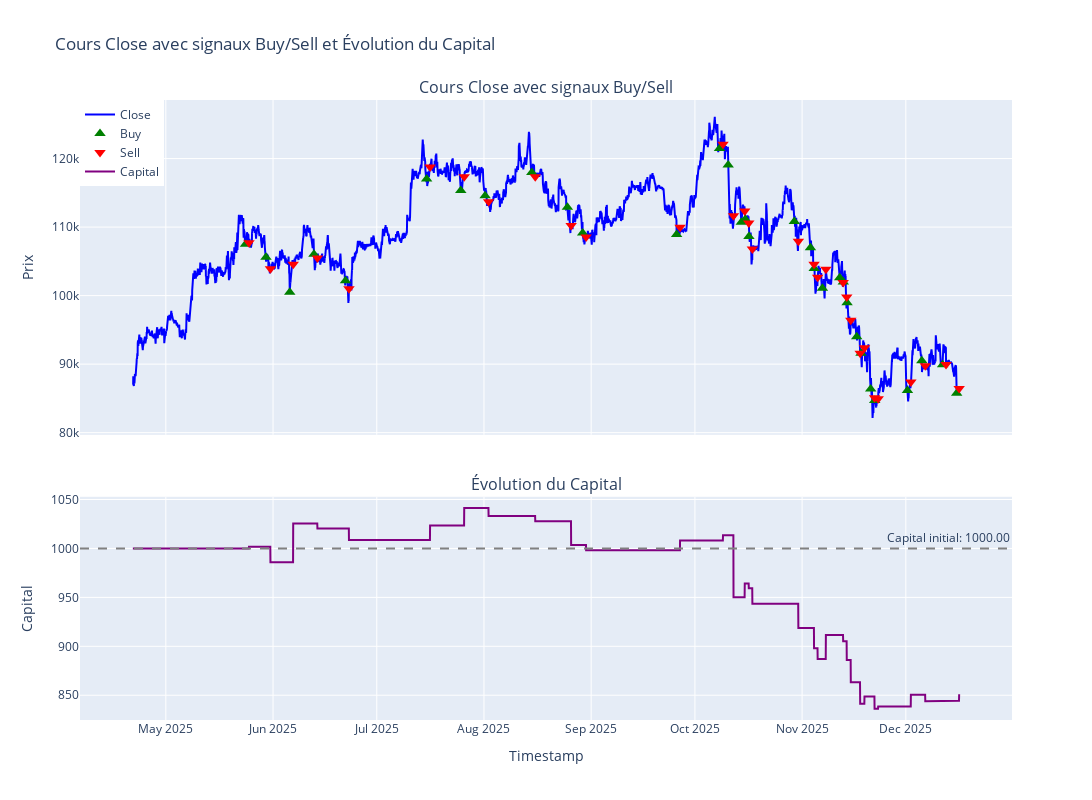

This figure's notebook cell:
### Code cell
plot_backtest(backtester)

### Figure 1 — Plotly figure (JSON) as saved in the notebook; plotly's stock layout.template omitted (floating-point values rounded to 4 significant figures; data arrays with more than 128 entries replaced by an {"elided": "..."} marker saying what was removed)
{"data": [{"line": {"color": "blue"}, "mode": "lines", "name": "Close", "type": "scatter", "x": {"elided": "5736 str values"}, "xaxis": "x", "y": {"elided": "5736 float values"}, "yaxis": "y"}, {"marker": {"color": "green", "size": 10, "symbol": "triangle-up"}, "mode": "markers", "name": "Buy", "type": "scatter", "x": {"elided": "5736 str values"}, "xaxis": "x", "y": {"elided": "5736 float values"}, "yaxis": "y"}, {"marker": {"color": "red", "size": 10, "symbol": "triangle-down"}, "mode": "markers", "name": "Sell", "type": "scatter", "x": {"elided": "5736 str values"}, "xaxis": "x", "y": {"elided": "5736 float values"}, "yaxis": "y"}, {"line": {"color": "purple", "width": 2}, "mode": "lines", "name": "Capital", "type": "scatter", "x": {"elided": "5736 str values"}, "xaxis": "x2", "y": {"elided": "5736 float values"}, "yaxis": "y2"}], "layout": {"annotations": [{"font": {"size": 16}, "showarrow": false, "text": "Cours Close avec signaux Buy/Sell", "x": 0.5, "xanchor": "center", "xref": "paper", "y": 1, "yanchor": "bottom", "yref": "paper"}, {"font": {"size": 16}, "showarrow": false, "text": "Évolution du Capital", "x": 0.5, "xanchor": "center", "xref": "paper", "y": 0.36, "yanchor": "bottom", "yref": "paper"}, {"showarrow": false, "text": "Capital initial: 1000.00", "x": 1, "xanchor": "right", "xref": "x2 domain", "y": 1000, "yanchor": "bottom", "yref": "y2"}], "height": 800, "legend": {"x": 0, "y": 1}, "shapes": [{"line": {"color": "gray", "dash": "dash"}, "type": "line", "x0": 0, "x1": 1, "xref": "x2 domain", "y0": 1000, "y1": 1000, "yref": "y2"}], "showlegend": true, "title": {"text": "Cours Close avec signaux Buy/Sell et Évolution du Capital"}, "width": 1200, "xaxis": {"anchor": "y", "domain": [0, 1], "matches": "x2", "showticklabels": false}, "xaxis2": {"anchor": "y2", "domain": [0, 1], "title": {"text": "Timestamp"}}, "yaxis": {"anchor": "x", "domain": [0.46, 1], "title": {"text": "Prix"}}, "yaxis2": {"anchor": "x2", "domain": [0, 0.36], "title": {"text": "Capital"}}}}
